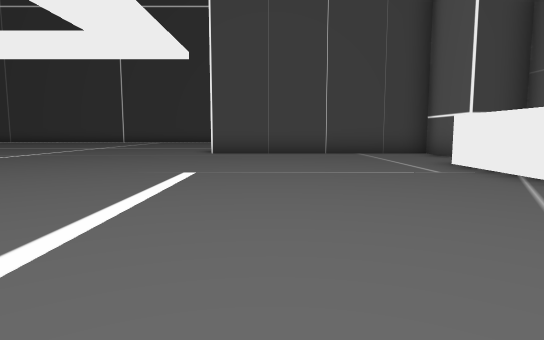
[1] (above)

24 first-person views from a walk through a scene from a Unity 3-D project. The camera is 1.2 m above the floor, tilts 6° down and sees 75° across. The floor is counted in squares, 2 m on a side. Each view is taken from the middle of a square. On the plan, view 1 faces up. The plan holds only what a view shows up to about 10 squares ahead; the rest is blank. The place goes on beyond the plan. Some animated figures are not drawn. Some surface patterns are stand-ins.

[2]
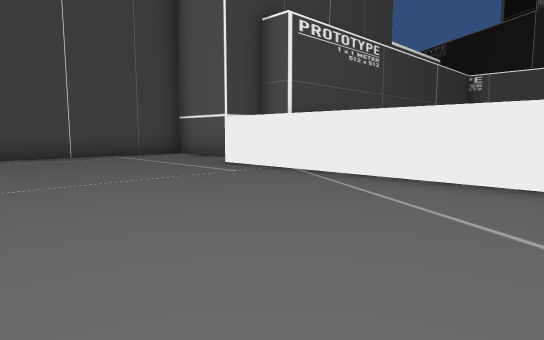

[3]
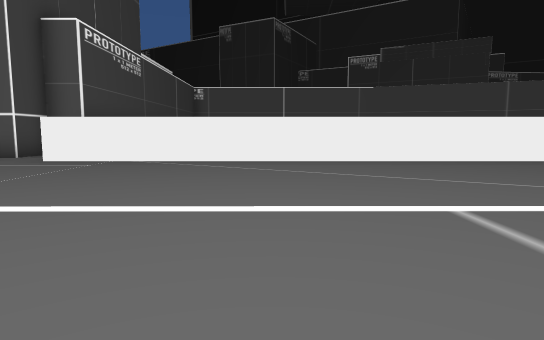

[4]
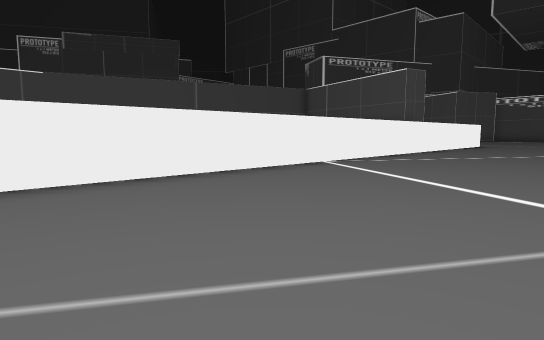

[5]
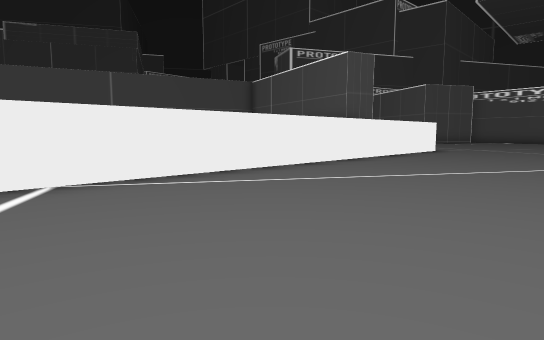

[6]
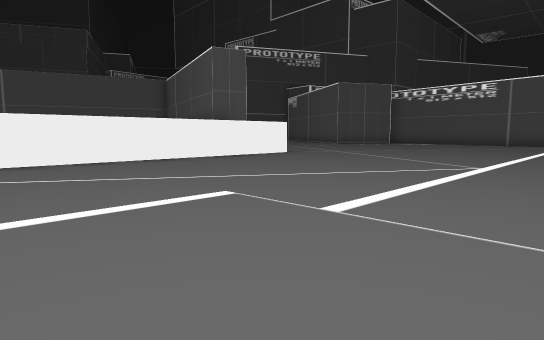

[7]
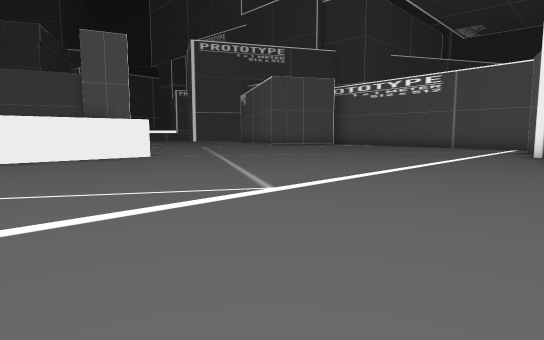

[8]
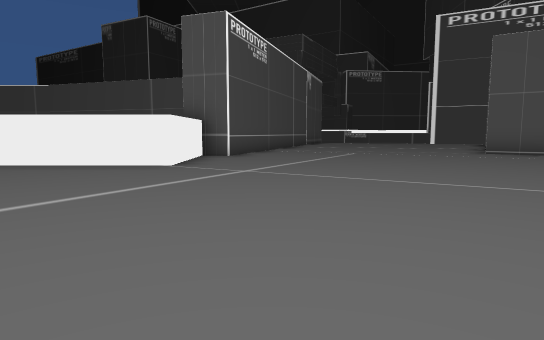

[9]
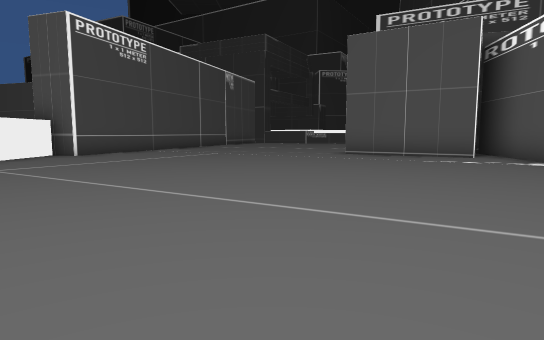

[10]
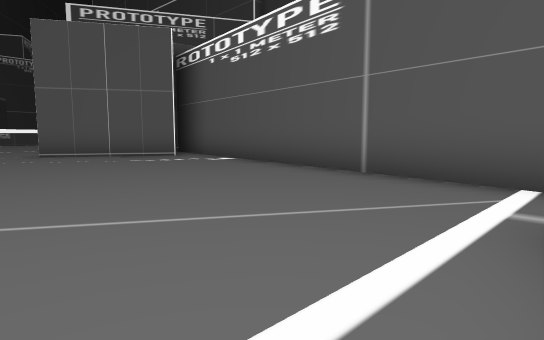

[11]
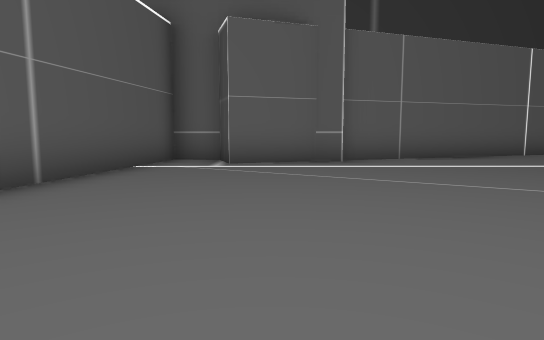

[12]
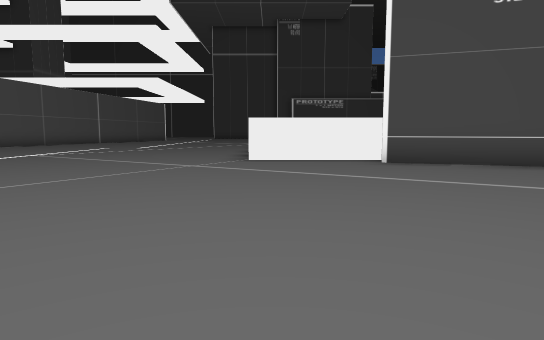

[13]
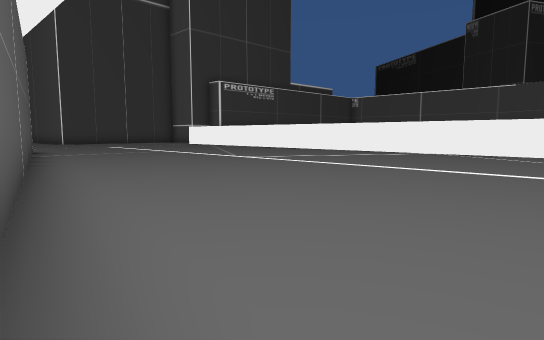

[14]
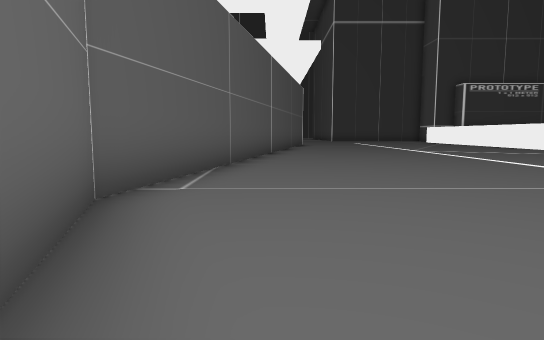

[15]
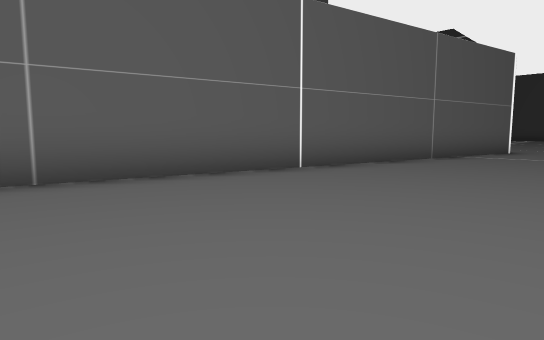

[16]
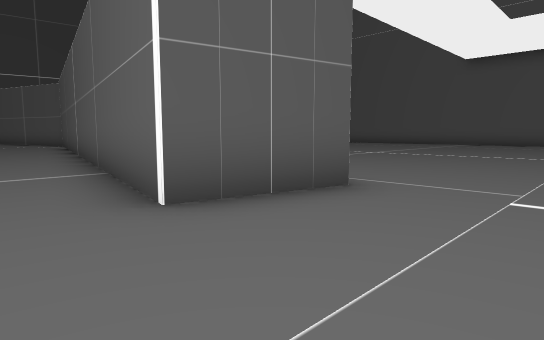

[17]
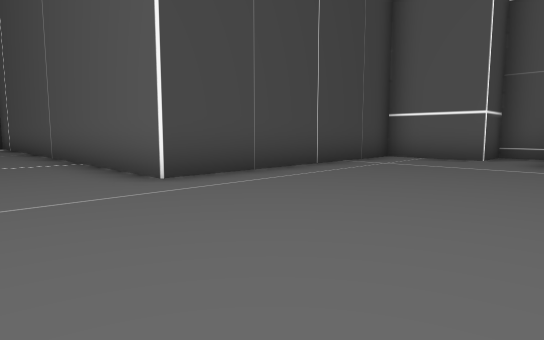

[18]
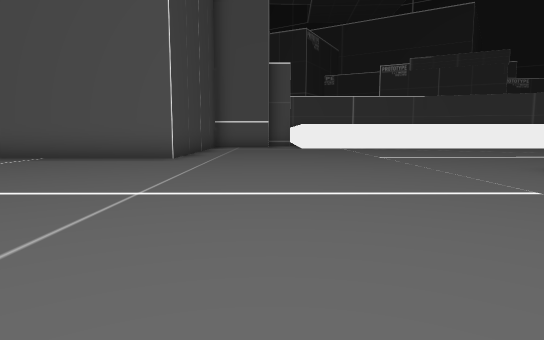

[19]
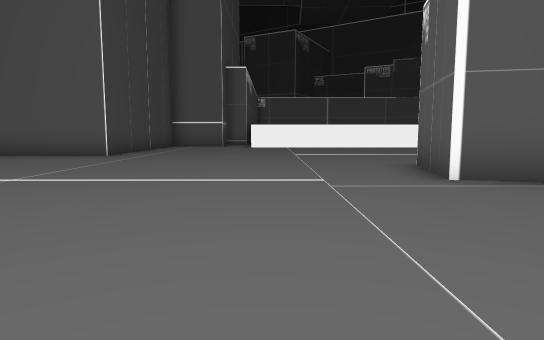

[20]
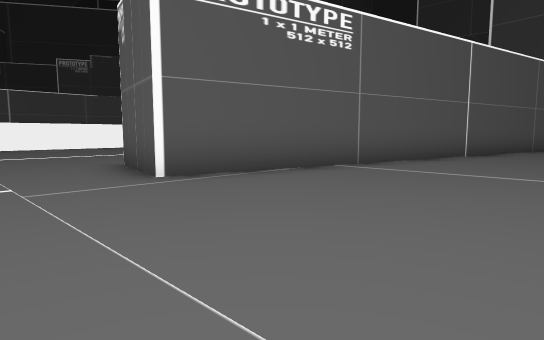

[21]
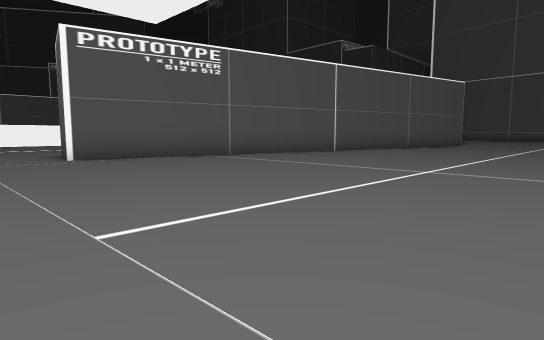

[22]
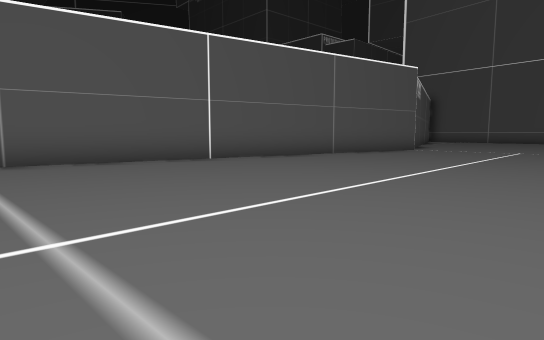

[23]
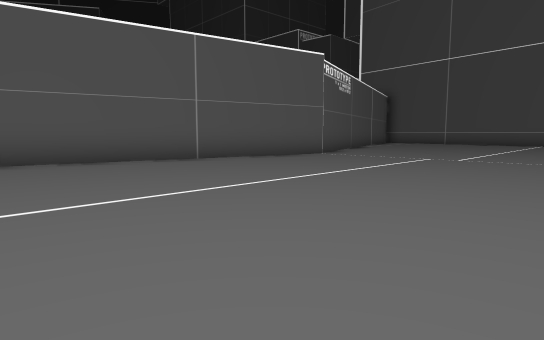

[24]
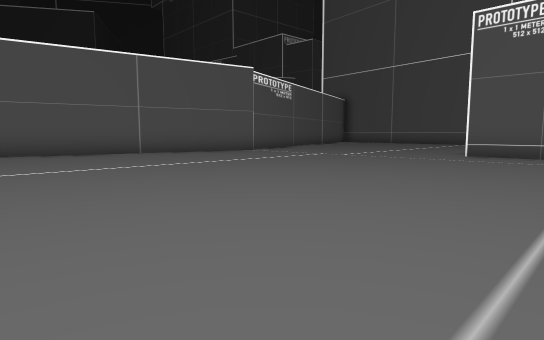

### Floor plan
Points are (right, up) in squares from view 1. A wall is a line through its corners. A room is listed if a view was taken in it or the views show most of it. See-through windows are left out.
Room 1 (views 1, 2, 3, 4, 5, 6, 7, 8, 9, 10, 11, 12, 13, 14, 15, 16, 17, 18, 19, 20, 21, 22, 23, 24)
walls: (-9.6, -10.8) (-6.5, 3.7) (-4.4, 3.3) (-7.6, -11.8) (-6.9, -13.9); (-5.7, -17.5) (-3.7, -23.5); (-17.8, -12.9) (-16, -12.9); (4.5, 8.1) (4.5, 10.3) (-1.8, 10.3) (-1.8, 12.5); (-3.4, -23.4) (-3.5, -24.1) (-2.9, -25.8) (-3.8, -26.1) (-4, -27.2) (7, -28.9); (5.8, 7.2) (5.8, 8.1); (7.5, -18.3) (6.2, -17.9) (6.5, -17.1) (3.5, -17.1) (3.5, 6.9); (6.7, -28.6) (5.4, -27.8) (7.1, -25)

Positions as (right, up) in squares from view 1, and headings:
1: (0, 0), facing up
2: (-1, 1), facing up-right
3: (-4, 2), facing right
4: (-1, 0), facing down-right
5: (-1, -5), facing down-right
6: (-4, -9), facing down-right
7: (-5, -13), facing down-right
8: (-3, -19), facing right
9: (-3, -23), facing right
10: (-3, -23), facing down-right
11: (4, -25), facing left
12: (4, -25), facing up
13: (-7, -10), facing up-right
14: (-6, -15), facing up
15: (-2, -9), facing up-left
16: (-3, 6), facing down-left
17: (-4, 6), facing up-right
18: (-10, 8), facing right
19: (-11, 6), facing right
20: (-11, 6), facing down-right
21: (-15, 6), facing down-right
22: (-15, 1), facing down-right
23: (-16, -3), facing down-right
24: (-19, -3), facing down-right
